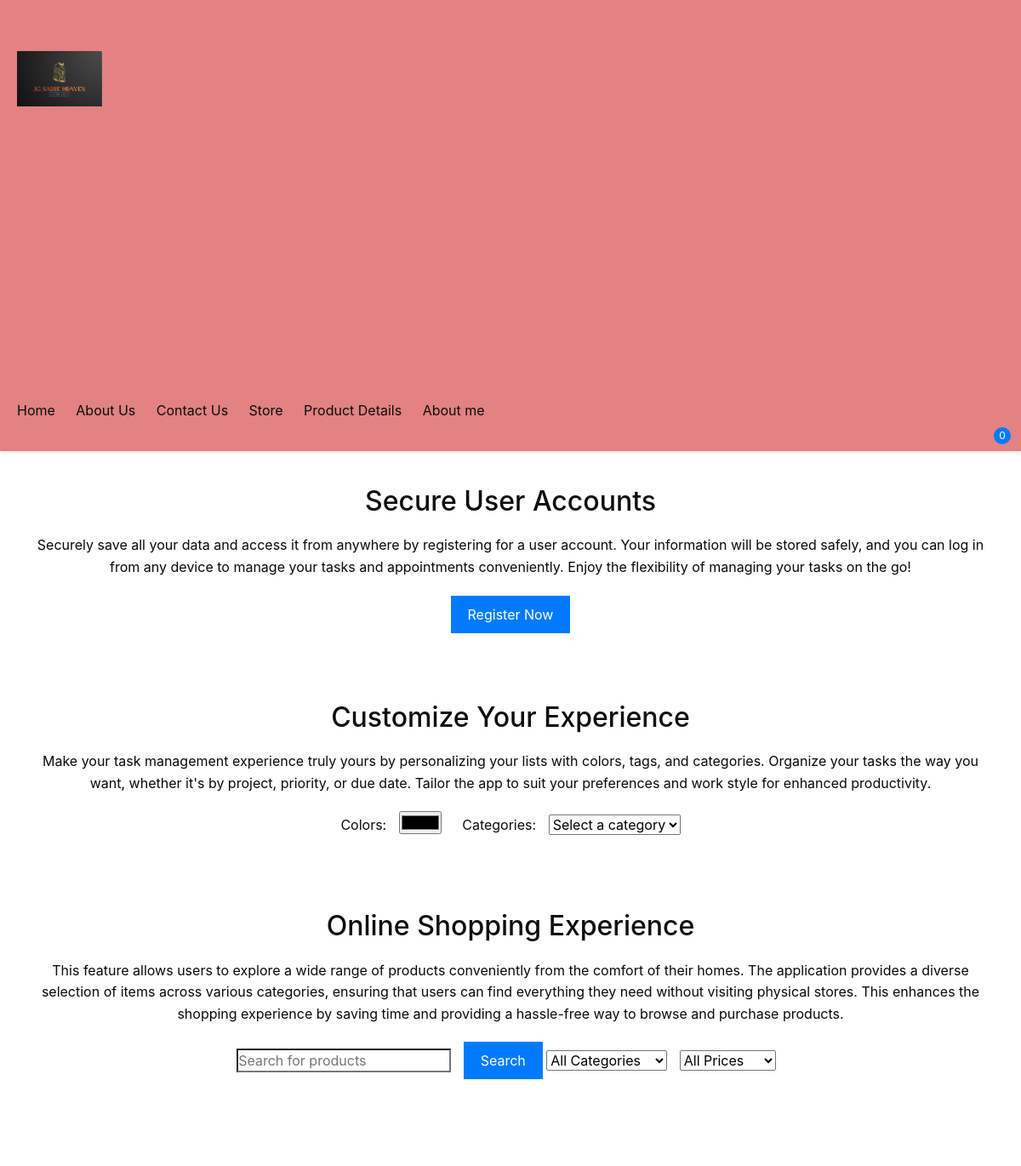
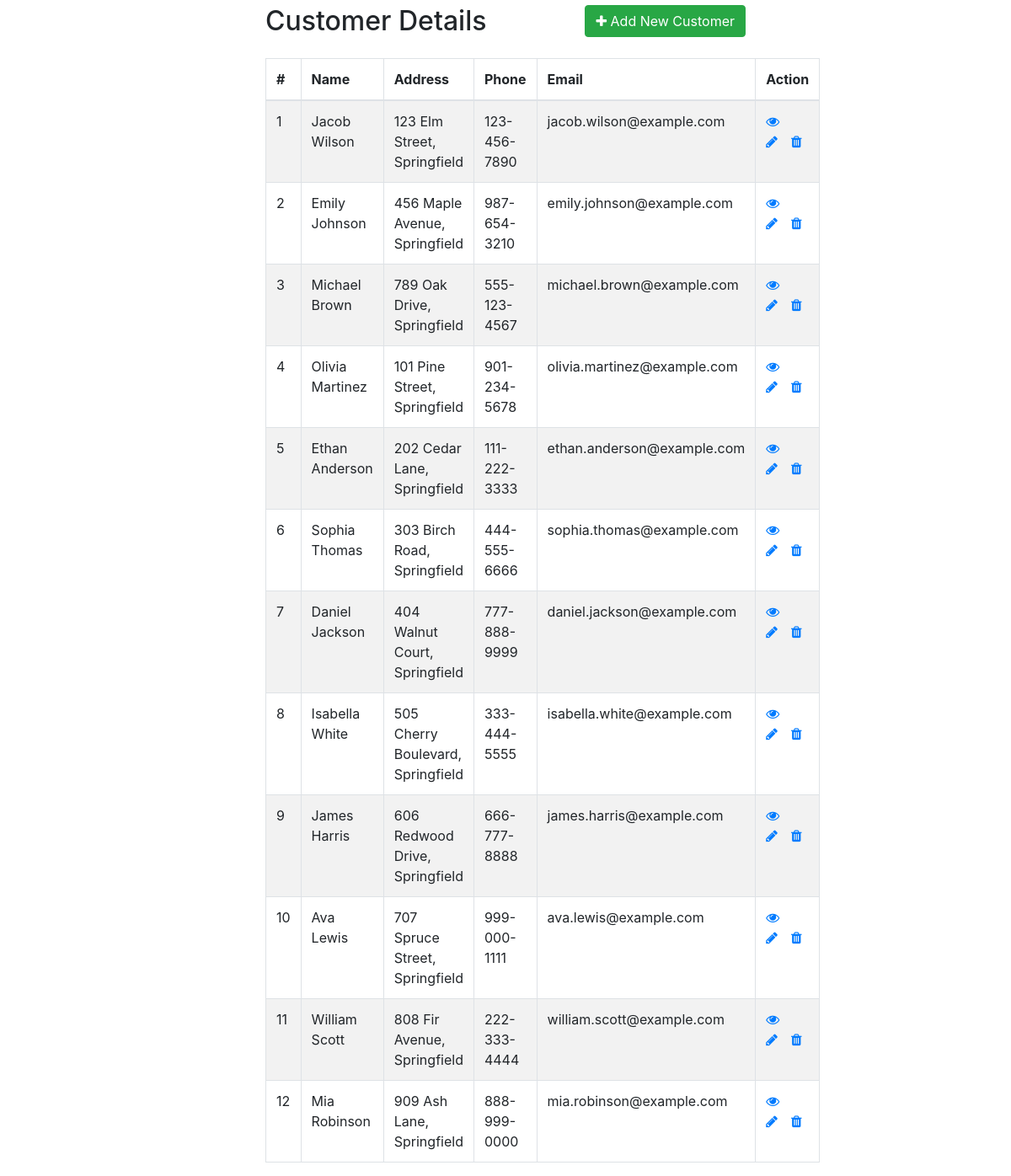
The page / on the database its author committed (2 pictures, top to bottom).
### tables this page shows
CREATE TABLE `customers` (
  `id` int(11) NOT NULL,
  `name` varchar(100) NOT NULL,
  `address` text NOT NULL,
  `phone` varchar(20) NOT NULL,
  `email` varchar(100) NOT NULL
);

### index.php (the view, shortened to what this page needs)
<!DOCTYPE html>
<html lang="en">
<head>
    <link rel="stylesheet" href="styles.css">
</head>
<body>
    <header>
        <nav>
            <div class="logo">
                <img src="logo.png" alt="JG Saree Heaven Logo">
            </div>
            <ul>
                <li><a href="home.html">Home</a></li>
                <li><a href="aboutus.html">About Us</a></li>
                <li><a href="contact us.html">Contact Us</a></li>
                <li><a href="store.html">Store</a></li>
                <li><a href="product details.html">Product Details</a></li>
                <li><a href="About me.html">About me</a></li>
            </ul>
            <div class="cart-container">
                <div class="cart-number-container">0</div>
            </div>
        </nav>
    </header>
    <section class="user-accounts">
        <h2>Secure User Accounts</h2>
        <form action="register.php" method = "post">
        <p>Securely save all your data and access it from anywhere by registering for a user account. Your information will be stored safely, and you can log in from any device to manage your tasks and appointments conveniently. Enjoy the flexibility of managing your tasks on the go!</p>
        <button>Register Now</button>
    </form>
    </section>
    <section class="customization">
        <h2>Customize Your Experience</h2>
        <p>Make your task management experience truly yours by personalizing your lists with colors, tags, and categories. Organize your tasks the way you want, whether it's by project, priority, or due date. Tailor the app to suit your preferences and work style for enhanced productivity.</p>
        <div class="customization-options">
            <label>Colors:</label>
            <input type="color" id="color-picker">
            <label>Categories:</label>
            <select id="category-select">
                <option value="">Select a category</option>
            </select>
        </div>
    </section>
    <section class="online-shopping">
        <h2>Online Shopping Experience</h2>
        <p>This feature allows users to explore a wide range of products conveniently from the comfort of their homes. The application provides a diverse selection of items across various categories, ensuring that users can find everything they need without visiting physical stores. This enhances the shopping experience by saving time and providing a hassle-free way to browse and purchase products.</p>
        <div class="search-filter">
            <input type="search" id="search-input" placeholder="Search for products">
            <button id="search-btn">Search</button>
            <select id="category-filter">
                <option value="">All Categories</option>
            </select>
            <select id="price-filter">
                <option value="">All Prices</option>
            </select>
        </div>
    </section>
</body>
</html>
<!DOCTYPE html>
<html lang="en">
<head>
    <link rel="stylesheet" href="https://stackpath.bootstrapcdn.com/bootstrap/4.5.2/css/bootstrap.min.css">
    <link rel="stylesheet" href="https://maxcdn.bootstrapcdn.com/font-awesome/4.7.0/css/font-awesome.min.css">
</head>
<body>
    <div class="wrapper">
        <div class="container-fluid">
            <div class="row">
                <div class="col-md-12">
                    <div class="mt-5 mb-3 clearfix">
                        <h2 class="pull-left">Customer Details</h2>
                        <a href="create.php" class="btn btn-success pull-right"><i class="fa fa-plus"></i> Add New Customer</a>
                    </div>
                    <?php
                    require_once "config.php";
                    $sql = "SELECT * FROM customers";
                    if ($result = mysqli_query($link, $sql)) {
                        if (mysqli_num_rows($result) > 0) {
                            echo '<table class="table table-bordered table-striped">';
                            echo "<thead>";
                            echo "<tr>";
                            echo "<th>#</th>";
                            echo "<th>Name</th>";
                            echo "<th>Address</th>";
                            echo "<th>Phone</th>";
                            echo "<th>Email</th>";
                            echo "<th>Action</th>";
                            echo "</tr>";
                            echo "</thead>";
                            echo "<tbody>";
                            while ($row = mysqli_fetch_array($result)) {
                                echo "<tr>";
                                echo "<td>" . $row['id'] . "</td>";
                                echo "<td>" . $row['name'] . "</td>";
                                echo "<td>" . $row['address'] . "</td>";
                                echo "<td>" . $row['phone'] . "</td>";
                                echo "<td>" . $row['email'] . "</td>";
                                echo "<td>";
                                echo '<a href="read.php?id=' . $row['id'] . '" class="mr-3" title="View Record" data-toggle="tooltip"><span class="fa fa-eye"></span></a>';
                                echo '<a href="update.php?id=' . $row['id'] . '" class="mr-3" title="Update Record" data-toggle="tooltip"><span class="fa fa-pencil"></span></a>';
                                echo '<a href="delete.php?id=' . $row['id'] . '" title="Delete Record" data-toggle="tooltip"><span class="fa fa-trash"></span></a>';
                                echo "</td>";
                                echo "</tr>";
                            }
                            echo "</tbody>";
                            echo "</table>";
                        } else {
                            echo '<div class="alert alert-danger"><em>No records were found.</em></div>';
                        }
                    } else {
                        echo "Oops! Something went wrong. Please try again later.";
                    }
                    ?>
                </div>
            </div>
        </div>
    </div>
</body>
</html>

### styles.css (style rules this page uses)
body { font-family: Arial; margin: 0; padding: 0; }
header { background-color: pink; color: black; padding: 1em; display: flex; justify-content: space-between; align-items: center; }
.logo { width: 600px; height: 450px; }
.logo img { width: 100%; height: 100%; object-fit: cover; text-align: center; margin-top: 40px; }
body, h1, h2, p, ul, li, button, input, select { margin: 0; padding: 0; box-sizing: border-box; }
body { font-family: Arial, sans-serif; background-color: #f4a8e2; }
header { background-color: #82d8f0; padding: 20px; box-shadow: 0px 2px 4px rgba(0, 0, 0, 0.1); }
nav { display: flex; align-items: center; justify-content: space-between; }
.logo img { width: 100px; height: auto; }
ul { list-style-type: none; }
ul li { display: inline-block; margin-right: 20px; }
ul li a { text-decoration: none; color: #0d0b0b; font-size: 16px; }
.cart-container { position: relative; }
.cart-number-container { position: absolute; top: -8px; right: -8px; background-color: #007bff; color: #fff; width: 20px; height: 20px; border-radius: 50%; font-size: 12px; display: flex; justify-content: center; align-items: center; }
.user-accounts, .customization, .online-shopping { padding: 40px; text-align: center; }
.user-accounts h2, .customization h2, .online-shopping h2 { color: #0f0c0c; margin-bottom: 20px; }
.user-accounts p, .customization p, .online-shopping p { color: #0b0909; font-size: 16px; line-height: 1.6; margin-bottom: 20px; }
.user-accounts button, .customization button, .online-shopping button { background-color: #007bff; color: #fff; border: none; padding: 10px 20px; font-size: 16px; cursor: pointer; text-decoration: none; transition: background-color 0.3s ease; }
.customization-options { margin-top: 20px; }
.customization-options label { margin-right: 10px; color: #0f0c0c; }
.customization-options input[type="color"] { margin-right: 20px; }
.search-filter { margin-top: 20px; }
.search-filter input[type="search"], .search-filter select { margin-right: 10px; }
body, h1, h2, p, ul, li, button, input { margin: 0; padding: 0; box-sizing: border-box; }
body { font-family: Arial, sans-serif; background-color: #95d7ef; }
header { background-color: #e28282; padding: 20px; display: flex; justify-content: space-between; align-items: center; box-shadow: 0px 2px 4px rgba(14, 13, 13, 0.1); }
body, h1, h2, h3, p, ul, li { margin: 0; padding: 0; }
body { font-family: Arial, sans-serif; background-color: #9dc6d9; color: #0a0909; }
body, h1, h2, h3, p, ul, li, label, input, textarea, button { margin: 0; padding: 0; box-sizing: border-box; }
body { font-family: Arial, sans-serif; background-color: #b17272; color: #090909; }
body, h1, h2, h3, p, ul, li { margin: 0; padding: 0; box-sizing: border-box; }
body { font-family: Arial, sans-serif; background-color: #92b6e9; color: #0a0707; }
body { font-family: Arial; background-color: #f2b0ce; color: #0e0b0b; }

### index.php (style rules this page uses)
.wrapper { width: 600px; margin: 0 auto; }
table tr td:last-child { width: 120px; }

### rows shown on the page
customers: id "1", name "Jacob Wilson", address "123 Elm Street, Springfield", phone "123-456-7890", email "jacob.wilson@example.com"
customers: id "2", name "Emily Johnson", address "456 Maple Avenue, Springfield", phone "987-654-3210", email "emily.johnson@example.com"
customers: id "3", name "Michael Brown", address "789 Oak Drive, Springfield", phone "555-123-4567", email "michael.brown@example.com"
customers: id "4", name "Olivia Martinez", address "101 Pine Street, Springfield", phone "901-234-5678", email "olivia.martinez@example.com"
customers: id "5", name "Ethan Anderson", address "202 Cedar Lane, Springfield", phone "111-222-3333", email "ethan.anderson@example.com"
customers: id "6", name "Sophia Thomas", address "303 Birch Road, Springfield", phone "444-555-6666", email "sophia.thomas@example.com"
customers: id "7", name "Daniel Jackson", address "404 Walnut Court, Springfield", phone "777-888-9999", email "daniel.jackson@example.com"
customers: id "8", name "Isabella White", address "505 Cherry Boulevard, Springfield", phone "333-444-5555", email "isabella.white@example.com"
customers: id "9", name "James Harris", address "606 Redwood Drive, Springfield", phone "666-777-8888", email "james.harris@example.com"
customers: id "10", name "Ava Lewis", address "707 Spruce Street, Springfield", phone "999-000-1111", email "ava.lewis@example.com"
customers: id "11", name "William Scott", address "808 Fir Avenue, Springfield", phone "222-333-4444", email "william.scott@example.com"
customers: id "12", name "Mia Robinson", address "909 Ash Lane, Springfield", phone "888-999-0000", email "mia.robinson@example.com"
